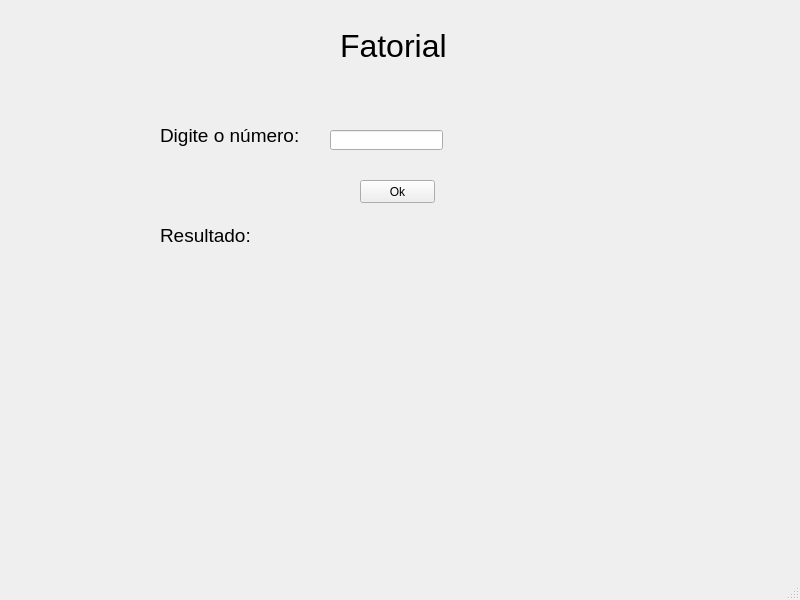
<?xml version="1.0" encoding="UTF-8"?>
<ui version="4.0">
 <class>MainWindow</class>
 <widget class="QMainWindow" name="MainWindow">
  <property name="geometry">
   <rect>
    <x>0</x>
    <y>0</y>
    <width>800</width>
    <height>600</height>
   </rect>
  </property>
  <property name="font">
   <font>
    <weight>50</weight>
    <italic>false</italic>
    <bold>false</bold>
    <underline>false</underline>
    <strikeout>false</strikeout>
    <kerning>true</kerning>
   </font>
  </property>
  <property name="mouseTracking">
   <bool>false</bool>
  </property>
  <property name="windowTitle">
   <string>MainWindow</string>
  </property>
  <property name="layoutDirection">
   <enum>Qt::LeftToRight</enum>
  </property>
  <property name="autoFillBackground">
   <bool>false</bool>
  </property>
  <widget class="QWidget" name="centralwidget">
   <widget class="QLabel" name="label">
    <property name="geometry">
     <rect>
      <x>340</x>
      <y>30</y>
      <width>111</width>
      <height>31</height>
     </rect>
    </property>
    <property name="font">
     <font>
      <family>Arial</family>
      <pointsize>24</pointsize>
     </font>
    </property>
    <property name="text">
     <string>Fatorial</string>
    </property>
   </widget>
   <widget class="QLabel" name="label_2">
    <property name="geometry">
     <rect>
      <x>160</x>
      <y>120</y>
      <width>151</width>
      <height>31</height>
     </rect>
    </property>
    <property name="font">
     <font>
      <family>Arial</family>
      <pointsize>14</pointsize>
     </font>
    </property>
    <property name="text">
     <string>Digite o número:</string>
    </property>
   </widget>
   <widget class="QLabel" name="label_3">
    <property name="geometry">
     <rect>
      <x>160</x>
      <y>220</y>
      <width>461</width>
      <height>31</height>
     </rect>
    </property>
    <property name="font">
     <font>
      <family>Arial</family>
      <pointsize>14</pointsize>
     </font>
    </property>
    <property name="text">
     <string>Resultado:</string>
    </property>
   </widget>
   <widget class="QPushButton" name="fatorialBtn">
    <property name="geometry">
     <rect>
      <x>360</x>
      <y>180</y>
      <width>75</width>
      <height>23</height>
     </rect>
    </property>
    <property name="text">
     <string>Ok</string>
    </property>
   </widget>
   <widget class="QLineEdit" name="lineEdit1">
    <property name="geometry">
     <rect>
      <x>330</x>
      <y>130</y>
      <width>113</width>
      <height>20</height>
     </rect>
    </property>
   </widget>
  </widget>
  <widget class="QMenuBar" name="menubar">
   <property name="geometry">
    <rect>
     <x>0</x>
     <y>0</y>
     <width>800</width>
     <height>21</height>
    </rect>
   </property>
  </widget>
  <widget class="QStatusBar" name="statusbar"/>
 </widget>
 <resources/>
 <connections/>
</ui>
